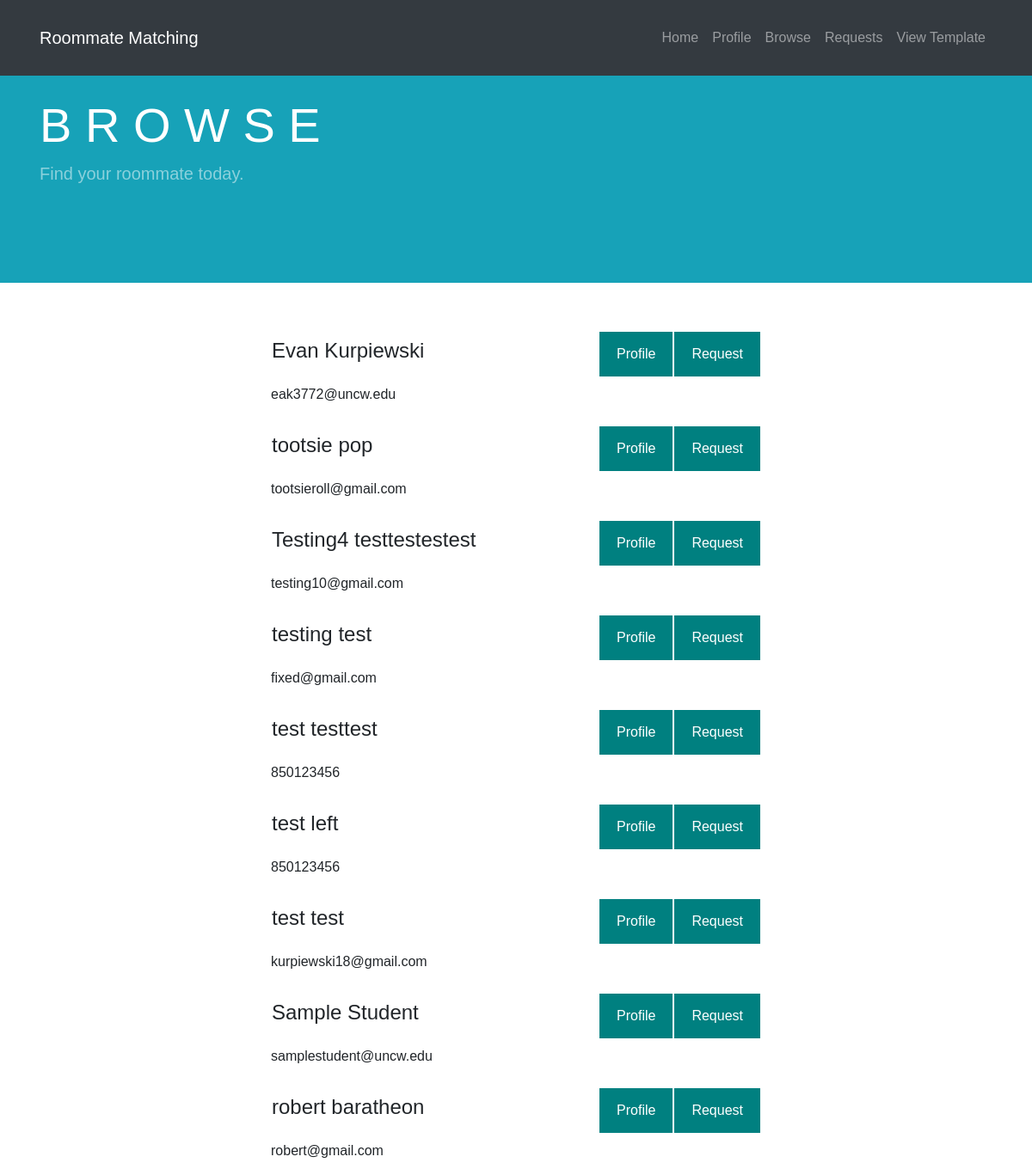
Screenshot of /browse2_save.php (signed in) with the database file from the repository.
### tables this page shows
CREATE TABLE `student` (
  `student_id` int(11) NOT NULL,
  `user_id` bigint(20) NOT NULL,
  `first_name` varchar(64) NOT NULL,
  `middle_initial` varchar(1) DEFAULT NULL,
  `last_name` varchar(64) NOT NULL,
  `gender` varchar(16) NOT NULL,
  `is_early_riser` tinyint(1) DEFAULT NULL,
  `is_night_owl` tinyint(1) DEFAULT NULL,
  `is_smoker` tinyint(1) DEFAULT NULL,
  `notes` text,
  `image_path` varchar(96) DEFAULT NULL,
  `is_active` tinyint(1) NOT NULL DEFAULT '1',
  `has_assignment` tinyint(1) NOT NULL DEFAULT '0',
  `email` varchar(96) NOT NULL,
  `phone_number` varchar(15) DEFAULT NULL
);

### browse2_save.php (the view, shortened to what this page needs)
<?php require "includes/config.php";
    $dbc = mysqli_connect($HOST, $USERNAME, $PASSWORD, $DB_NAME);
		$userID = $_SESSION["userid"];
		$info_query = "SELECT Gender,student_id
		 								 FROM student
										 WHERE user_id = $userID;";
		$info_result = mysqli_query($dbc, $info_query);
		$info_split = mysqli_fetch_row($info_result);
		$studentID = $info_split[1];
    $query = "SELECT *
             FROM student
						 LEFT JOIN request ON 'student.user_id' = 'request.from_student_id'
             WHERE user_id != $userID and gender = '$info_split[0]' and has_assignment = 0 and student_id NOT IN (SELECT to_student_id
						 																																																					FROM request
																																																											WHERE from_student_id = '$studentID')";
    $result = mysqli_query($dbc, $query);
    if($result){
        while($row = $students = mysqli_fetch_array($result)){
            $studentArray[] = array(
                'id' => $row['user_id'],
								'student_id' => $row['student_id'],
                'name' => $row['first_name'] . ' ' . $row['last_name'],
                'email' => $row['email'],
                'smoker' => $row['is_smoker'],
                'is_early_riser' => $row['is_early_riser']
            );
        }
    }
    else {
        echo "<h2>You have reached this page in error</h2>";
        mysqli_close($dbc);
        exit;
    }
    ?>
<!doctype html>
<html lang="en">
<head>
  <link rel="stylesheet" href="lib/bootstrap/css/bootstrap.min.css">
  <link rel="stylesheet" href="css/main.css">
</head>
<body>
<?php include "includes/student_nav.php";
  ?>
<header class="bg-info py-5 mb-5">
	<div class="container h-50" style="max-height:10%">
		<div class="row h-50 align-items-center">
			<div class="col-lg-12">
          		<h1 class="display-4 text-white mt-5 mb-2">
					B R O W S E</h1>
				<p class="lead mb-5 text-white-50">
					Find your roommate today.</p>
			</div>
		</div>
	</div>
</header>
<div class="container-fluid" style="margin-left:auto; margin-right:auto; width:100%;">
	<div class="row justify-content-md-center">
		<div class="col-sm-6">
            <?php
                foreach($studentArray as $s){
									echo
                    '<div class="panel-group" id="student'.$s['id'].'">
										<form method= "post" action ="request_view_redirector.php">
										<input type ="hidden" name="id" value = '.$s['id'].'>
										<input type ="hidden" name="student_id" value = '.$s['student_id'].'>
										<input type ="hidden" name="main_id" value = '.$studentID.'>
										<input type ="hidden" name="request" value = "request" id = "request">
										<input type ="hidden" name="notes" value = "notes" id = "notes">
                        <div class="panel panel-default>
                        <div class="panel-heading">
                        <table>
                            <td width="100%"><h4>'.$s['name'].'</h4></td>
                            <td><button value = "view" name = "view" id = "view" onclick = "browse_submit(this.form)">Profile</button></td>
                            <td><button type = "button" onclick = "request_submit(this.form)">Request</button></td>
                            </table
                        </div>
                        <div class="panel-body">
                            <p>'.$s['email'].'</p>
                        </div>
										</form>
                    </div>';
                }
            ?>
		</div>
	</div>
</div>
</body>
</html>

### includes/student_nav.php (shortened to what this page needs)
<nav class="navbar navbar-expand-lg navbar-dark bg-dark fixed-top">
  <div class="container">
    <a class="navbar-brand" href="#">Roommate Matching</a>
    <div class="collapse navbar-collapse" id="navbarResponsive">
      <ul class="navbar-nav ml-auto">
        <li class="nav-item">
          <a class="nav-link" href="student_home.php">Home</a>
        </li>
        <li class="nav-item">
          <a class="nav-link" href="my_profile.php">Profile
        <span class="sr-only">(current)</span></a>
        </li>
        <li class="nav-item">
          <a class="nav-link" href="browse.php">Browse</a>
        </li>
        <li class="nav-item">
          <a class="nav-link" href="my_requests.php">Requests</a>
        </li>
        <li class="nav-item">
          <a class="nav-link" href="template.php">View Template</a>
        </li>
      </ul>
    </div>
  </div>
</nav>

### css/main.css (style rules this page uses)
body { font-family: 'Montserrat', sans-serif; }
button { background-color: #008080; color: white; padding: 14px 20px; margin: 8px 0; border: none; cursor: pointer; width: 100%; }
.container { padding: 16px; }

### rows the page displays
student: name "Evan Kurpiewski", email "eak3772@uncw.edu"
student: name "tootsie pop", email "tootsieroll@gmail.com"
student: name "Testing4 testtestestest", email "testing10@gmail.com"
student: name "testing test", email "fixed@gmail.com"
student: name "test testtest", email "850123456"
student: name "test left", email "850123456"
student: name "test test", email "kurpiewski18@gmail.com"
student: name "Sample Student", email "samplestudent@uncw.edu"
student: name "robert baratheon", email "robert@gmail.com"
